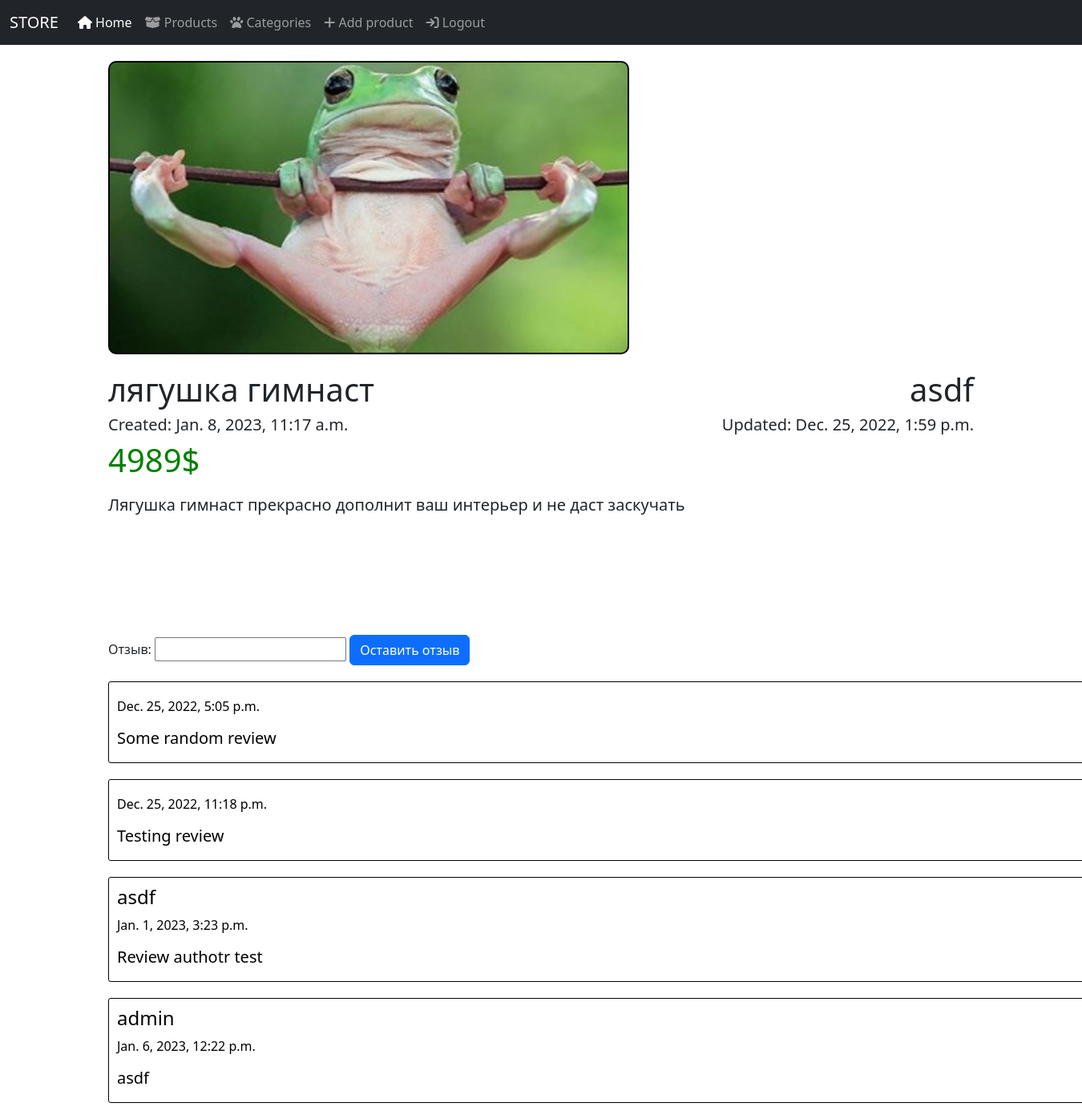
The app's page /posts/1/ with its own data.
### posts/models.py (models this page shows, shortened)
class Product(models.Model):
    author = models.ForeignKey(User, on_delete=models.CASCADE, null=True)
    image = models.ImageField(upload_to='images/%Y/%m/%d', null=True, blank=True)
    title = models.CharField(max_length=255)
    description = models.TextField()
    creation_date = models.DateTimeField(auto_now=True)
    update_date = models.DateTimeField(auto_now_add=True)
    rate = models.FloatField()
    price = models.IntegerField()
    category = models.ForeignKey('Category', on_delete=models.PROTECT, null=True)
    commentable = models.BooleanField(null=True, default=True, blank=True)

class Reviews(models.Model):
    author = models.ForeignKey(User, on_delete=models.CASCADE, null=True)
    post = models.ForeignKey(Product, on_delete=models.CASCADE, null=True, related_name='reviews')
    text = models.TextField()
    creation_date = models.DateTimeField(auto_now=True)

### posts/views.py (the view, shortened to what this page needs)
# urls.py: path('posts/<int:id>/', post_detail_view, name='post_detail'),
def post_detail_view(request, id):
    if request.method == 'GET':
        post = Product.objects.get(id=id)
        context = {
            'post': post,
            'reviews': post.reviews.all(),
            'comment_form': CommentCreateForm
        }
        return render(request, 'posts/detail.html', context=context)

### posts/templates/posts/detail.html (shortened to what this page needs)
{% extends 'layouts/index.html' %}
{% block content %}
 <div class="post">
     {% if post.image %}
        <img src="/media/{{ post.image }}" alt="Not found">
     {% else %}
        <img src="/media/placeholder.png" alt="">
     {% endif %}
     <div style="display:flex; justify-content: space-between">
         <h1>{{ post.title }}</h1>
         <h1>{{ post.author.username }}</h1>
     </div>
        <div class="dates">
            <h5>Created: {{ post.creation_date }}</h5>
            <h5>Updated: {{ post.update_date }}</h5>
        </div>
        <h1 class="price">{{post.price}}$</h1>
        <h5 class="desc">{{ post.description }}</h5>
        {% if post.commentable %}
             <form action="/posts/{{post.id}}/" method="post">
                 {{ comment_form }}
                 <button type="submit" class="btn btn-primary">Оставить отзыв</button>
             </form>
        {% endif %}
        <div class="comments">
            {% for review in reviews %}
                <div class="comment_block">
                    <h4>{{ review.author.username }}</h4>
                    <p>{{ review.creation_date }}</p>
                    <h5>{{ review.text }}</h5>
                </div>
            {% endfor %}
        </div>
    </div>
{% endblock %}

### posts/templates/posts/detail.html (style rules this page uses)
.post { width: 80%; margin-left: 10%; }
.post > h5 { margin-top: 20px; }
.dates { display: flex; justify-content: space-between; }
.comments { margin-top: 10px; }
.comment_block { height: max-content; padding: 10px; border: 1px solid black; color: black; background: #fff; border-radius: 3px; margin-top: 20px; width: 1220px; margin-bottom: 20px }
.post img { width: 650px; margin-top: 20px; margin-bottom: 20px; padding: 2px; background: black; border-radius: 10px; border: 1spx solid black }
.price { color: green }
.desc { margin-bottom: 150px }

### records on screen
Product: image (picture), title "лягушка гимнаст", author.username "asdf", creation_date "Jan. 8, 2023, 11:17 a.m.", update_date "Dec. 25, 2022, 1:59 p.m.", price "4989", description "Лягушка гимнаст прекрасно дополнит ваш интерьер и не даст заскучать"
Reviews: creation_date "Dec. 25, 2022, 5:05 p.m.", text "Some random review"
Reviews: creation_date "Dec. 25, 2022, 11:18 p.m.", text "Testing review"
Reviews: author.username "asdf", creation_date "Jan. 1, 2023, 3:23 p.m.", text "Review authotr test"
Reviews: author.username "admin", creation_date "Jan. 6, 2023, 12:22 p.m.", text "asdf"
